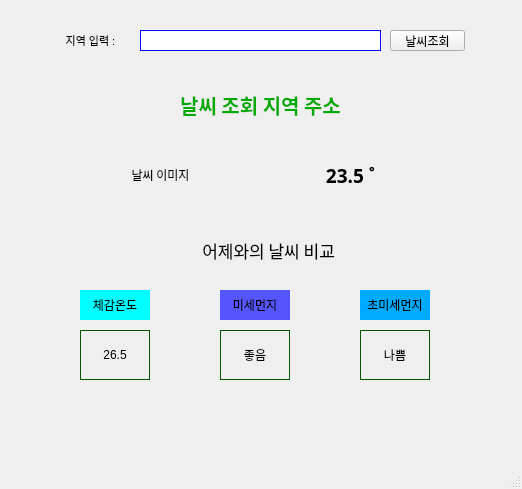
<?xml version="1.0" encoding="UTF-8"?>
<ui version="4.0">
 <class>MainWindow</class>
 <widget class="QMainWindow" name="MainWindow">
  <property name="geometry">
   <rect>
    <x>0</x>
    <y>0</y>
    <width>522</width>
    <height>489</height>
   </rect>
  </property>
  <property name="windowTitle">
   <string>MainWindow</string>
  </property>
  <widget class="QWidget" name="centralwidget">
   <widget class="QLabel" name="label">
    <property name="geometry">
     <rect>
      <x>50</x>
      <y>30</y>
      <width>81</width>
      <height>20</height>
     </rect>
    </property>
    <property name="font">
     <font>
      <pointsize>8</pointsize>
     </font>
    </property>
    <property name="text">
     <string>지역 입력 :</string>
    </property>
    <property name="alignment">
     <set>Qt::AlignCenter</set>
    </property>
   </widget>
   <widget class="QLineEdit" name="input_areaBox">
    <property name="geometry">
     <rect>
      <x>140</x>
      <y>30</y>
      <width>241</width>
      <height>21</height>
     </rect>
    </property>
    <property name="styleSheet">
     <string notr="true">border:1px solid rgb(0, 0, 255);</string>
    </property>
   </widget>
   <widget class="QPushButton" name="weatherbtn">
    <property name="geometry">
     <rect>
      <x>390</x>
      <y>30</y>
      <width>75</width>
      <height>21</height>
     </rect>
    </property>
    <property name="text">
     <string>날씨조회</string>
    </property>
   </widget>
   <widget class="QLabel" name="area_label">
    <property name="geometry">
     <rect>
      <x>120</x>
      <y>79</y>
      <width>281</width>
      <height>51</height>
     </rect>
    </property>
    <property name="font">
     <font>
      <family>휴먼편지체</family>
      <pointsize>15</pointsize>
      <weight>75</weight>
      <bold>true</bold>
     </font>
    </property>
    <property name="styleSheet">
     <string notr="true">
color: rgb(0, 170, 0);</string>
    </property>
    <property name="text">
     <string>날씨 조회 지역 주소</string>
    </property>
    <property name="alignment">
     <set>Qt::AlignCenter</set>
    </property>
   </widget>
   <widget class="QLabel" name="weather_label">
    <property name="geometry">
     <rect>
      <x>110</x>
      <y>129</y>
      <width>101</width>
      <height>91</height>
     </rect>
    </property>
    <property name="font">
     <font>
      <family>나눔고딕</family>
     </font>
    </property>
    <property name="text">
     <string>날씨 이미지</string>
    </property>
    <property name="alignment">
     <set>Qt::AlignCenter</set>
    </property>
   </widget>
   <widget class="QLabel" name="temper_label">
    <property name="geometry">
     <rect>
      <x>300</x>
      <y>140</y>
      <width>101</width>
      <height>71</height>
     </rect>
    </property>
    <property name="font">
     <font>
      <family>나눔고딕</family>
      <pointsize>14</pointsize>
      <weight>75</weight>
      <bold>true</bold>
     </font>
    </property>
    <property name="styleSheet">
     <string notr="true">color: rgb(0, 0, 0);</string>
    </property>
    <property name="text">
     <string>23.5 ˚</string>
    </property>
    <property name="alignment">
     <set>Qt::AlignCenter</set>
    </property>
   </widget>
   <widget class="QLabel" name="yesterday_label">
    <property name="geometry">
     <rect>
      <x>90</x>
      <y>230</y>
      <width>361</width>
      <height>41</height>
     </rect>
    </property>
    <property name="font">
     <font>
      <family>휴먼편지체</family>
      <pointsize>13</pointsize>
     </font>
    </property>
    <property name="text">
     <string>어제와의 날씨 비교 </string>
    </property>
    <property name="alignment">
     <set>Qt::AlignCenter</set>
    </property>
   </widget>
   <widget class="QLabel" name="label_6">
    <property name="geometry">
     <rect>
      <x>80</x>
      <y>290</y>
      <width>70</width>
      <height>30</height>
     </rect>
    </property>
    <property name="styleSheet">
     <string notr="true">background-color: rgb(0, 255, 255);</string>
    </property>
    <property name="text">
     <string>체감온도</string>
    </property>
    <property name="alignment">
     <set>Qt::AlignCenter</set>
    </property>
   </widget>
   <widget class="QLabel" name="label_7">
    <property name="geometry">
     <rect>
      <x>220</x>
      <y>290</y>
      <width>70</width>
      <height>30</height>
     </rect>
    </property>
    <property name="styleSheet">
     <string notr="true">background-color: rgb(85, 85, 255);</string>
    </property>
    <property name="text">
     <string>미세먼지</string>
    </property>
    <property name="alignment">
     <set>Qt::AlignCenter</set>
    </property>
   </widget>
   <widget class="QLabel" name="label_8">
    <property name="geometry">
     <rect>
      <x>360</x>
      <y>290</y>
      <width>70</width>
      <height>30</height>
     </rect>
    </property>
    <property name="styleSheet">
     <string notr="true">
background-color: rgb(0, 170, 255);</string>
    </property>
    <property name="text">
     <string>초미세먼지</string>
    </property>
    <property name="alignment">
     <set>Qt::AlignCenter</set>
    </property>
   </widget>
   <widget class="QLabel" name="sense_temper">
    <property name="geometry">
     <rect>
      <x>80</x>
      <y>330</y>
      <width>70</width>
      <height>50</height>
     </rect>
    </property>
    <property name="styleSheet">
     <string notr="true">border: 1px solid rgb(0, 85, 0)</string>
    </property>
    <property name="text">
     <string>26.5</string>
    </property>
    <property name="alignment">
     <set>Qt::AlignCenter</set>
    </property>
   </widget>
   <widget class="QLabel" name="dust1_label">
    <property name="geometry">
     <rect>
      <x>220</x>
      <y>330</y>
      <width>70</width>
      <height>50</height>
     </rect>
    </property>
    <property name="styleSheet">
     <string notr="true">border: 1px solid rgb(0, 85, 0)</string>
    </property>
    <property name="text">
     <string>좋음</string>
    </property>
    <property name="alignment">
     <set>Qt::AlignCenter</set>
    </property>
   </widget>
   <widget class="QLabel" name="dust2_label">
    <property name="geometry">
     <rect>
      <x>360</x>
      <y>330</y>
      <width>70</width>
      <height>50</height>
     </rect>
    </property>
    <property name="styleSheet">
     <string notr="true">border: 1px solid rgb(0, 85, 0)</string>
    </property>
    <property name="text">
     <string>나쁨</string>
    </property>
    <property name="alignment">
     <set>Qt::AlignCenter</set>
    </property>
   </widget>
  </widget>
  <widget class="QMenuBar" name="menubar">
   <property name="geometry">
    <rect>
     <x>0</x>
     <y>0</y>
     <width>522</width>
     <height>21</height>
    </rect>
   </property>
  </widget>
  <widget class="QStatusBar" name="statusbar"/>
 </widget>
 <resources/>
 <connections/>
</ui>
